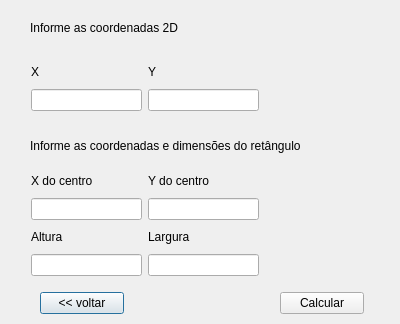
<?xml version="1.0" encoding="UTF-8"?>
<ui version="4.0">
 <class>janela1</class>
 <widget class="QDialog" name="janela1">
  <property name="geometry">
   <rect>
    <x>0</x>
    <y>0</y>
    <width>400</width>
    <height>324</height>
   </rect>
  </property>
  <property name="windowTitle">
   <string>Dialog</string>
  </property>
  <widget class="QLabel" name="label">
   <property name="geometry">
    <rect>
     <x>30</x>
     <y>20</y>
     <width>171</width>
     <height>16</height>
    </rect>
   </property>
   <property name="text">
    <string>Informe as coordenadas 2D</string>
   </property>
  </widget>
  <widget class="QLabel" name="label_8">
   <property name="geometry">
    <rect>
     <x>30</x>
     <y>130</y>
     <width>291</width>
     <height>31</height>
    </rect>
   </property>
   <property name="text">
    <string>Informe as coordenadas e dimensões do retângulo</string>
   </property>
  </widget>
  <widget class="QWidget" name="">
   <property name="geometry">
    <rect>
     <x>31</x>
     <y>170</y>
     <width>228</width>
     <height>50</height>
    </rect>
   </property>
   <layout class="QHBoxLayout" name="horizontalLayout_2">
    <item>
     <layout class="QVBoxLayout" name="verticalLayout_3">
      <item>
       <widget class="QLabel" name="label_4">
        <property name="text">
         <string>X do centro</string>
        </property>
       </widget>
      </item>
      <item>
       <widget class="QLineEdit" name="lineEdit_coordenadas_centro_X"/>
      </item>
     </layout>
    </item>
    <item>
     <layout class="QVBoxLayout" name="verticalLayout_4">
      <item>
       <widget class="QLabel" name="label_5">
        <property name="text">
         <string>Y do centro</string>
        </property>
       </widget>
      </item>
      <item>
       <widget class="QLineEdit" name="lineEdit_coordenadas_centro_Y"/>
      </item>
     </layout>
    </item>
   </layout>
  </widget>
  <widget class="QWidget" name="">
   <property name="geometry">
    <rect>
     <x>31</x>
     <y>61</y>
     <width>228</width>
     <height>50</height>
    </rect>
   </property>
   <layout class="QHBoxLayout" name="horizontalLayout">
    <item>
     <layout class="QVBoxLayout" name="verticalLayout">
      <item>
       <widget class="QLabel" name="label_2">
        <property name="text">
         <string>X</string>
        </property>
       </widget>
      </item>
      <item>
       <widget class="QLineEdit" name="lineEdit_coordenadasX"/>
      </item>
     </layout>
    </item>
    <item>
     <layout class="QVBoxLayout" name="verticalLayout_2">
      <item>
       <widget class="QLabel" name="label_3">
        <property name="text">
         <string>Y</string>
        </property>
       </widget>
      </item>
      <item>
       <widget class="QLineEdit" name="lineEdit_coordenadasY"/>
      </item>
     </layout>
    </item>
   </layout>
  </widget>
  <widget class="QWidget" name="">
   <property name="geometry">
    <rect>
     <x>31</x>
     <y>226</y>
     <width>228</width>
     <height>50</height>
    </rect>
   </property>
   <layout class="QHBoxLayout" name="horizontalLayout_3">
    <item>
     <layout class="QVBoxLayout" name="verticalLayout_6">
      <item>
       <widget class="QLabel" name="label_7">
        <property name="text">
         <string>Altura</string>
        </property>
       </widget>
      </item>
      <item>
       <widget class="QLineEdit" name="lineEdit_altura"/>
      </item>
     </layout>
    </item>
    <item>
     <layout class="QVBoxLayout" name="verticalLayout_5">
      <item>
       <widget class="QLabel" name="label_6">
        <property name="text">
         <string>Largura</string>
        </property>
       </widget>
      </item>
      <item>
       <widget class="QLineEdit" name="lineEdit_largura"/>
      </item>
     </layout>
    </item>
   </layout>
  </widget>
  <widget class="QWidget" name="">
   <property name="geometry">
    <rect>
     <x>40</x>
     <y>290</y>
     <width>324</width>
     <height>26</height>
    </rect>
   </property>
   <layout class="QHBoxLayout" name="horizontalLayout_4">
    <item>
     <widget class="QPushButton" name="btn_voltar">
      <property name="text">
       <string>&lt;&lt; voltar</string>
      </property>
     </widget>
    </item>
    <item>
     <spacer name="horizontalSpacer">
      <property name="orientation">
       <enum>Qt::Horizontal</enum>
      </property>
      <property name="sizeType">
       <enum>QSizePolicy::Fixed</enum>
      </property>
      <property name="sizeHint" stdset="0">
       <size>
        <width>150</width>
        <height>20</height>
       </size>
      </property>
     </spacer>
    </item>
    <item>
     <widget class="QPushButton" name="btn_Calcular">
      <property name="text">
       <string>Calcular</string>
      </property>
     </widget>
    </item>
   </layout>
  </widget>
 </widget>
 <resources/>
 <connections/>
</ui>
